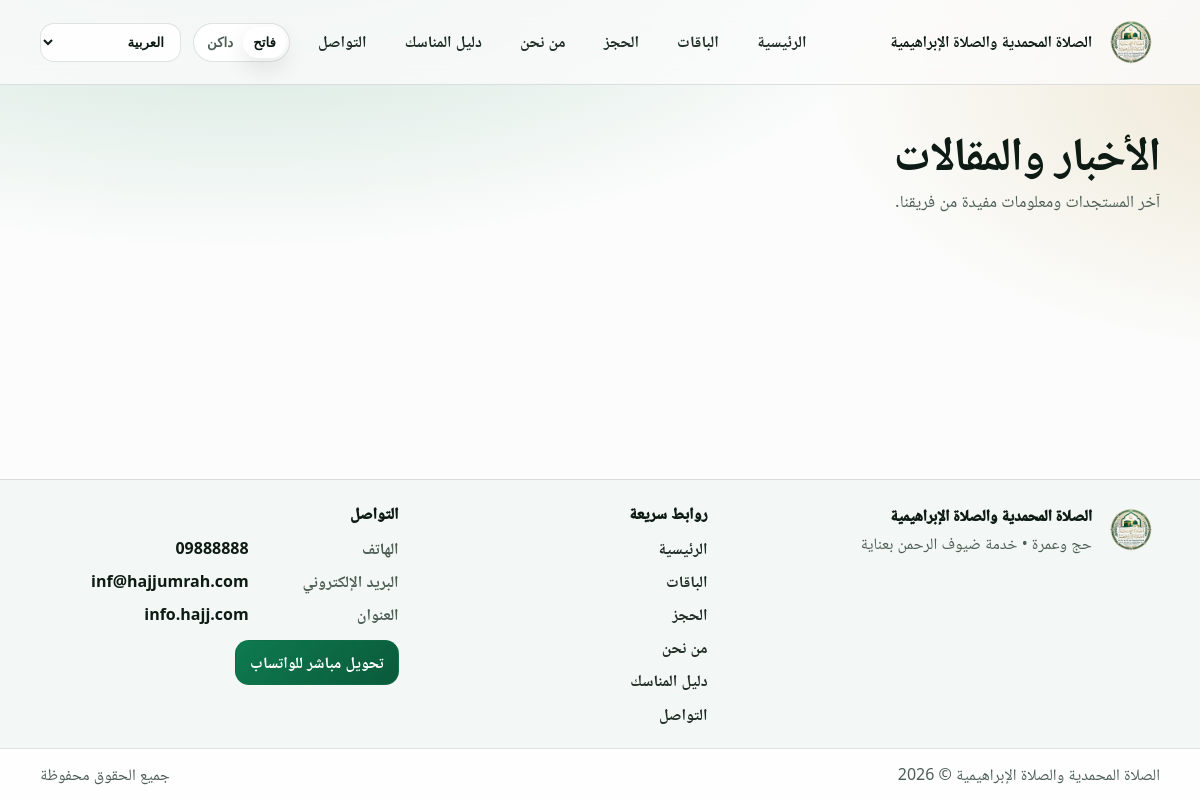
The page /articles on the database its author committed.
### app/models.py (models this page shows)
class SiteConfig(db.Model):
    __tablename__ = "site_config"
    id = db.Column(db.Integer, primary_key=True)
    logo_filename = db.Column(db.String(255), nullable=False, default="logo.svg")
    hero_bg_filename = db.Column(db.String(255), nullable=False, default="hero_default.svg")
    site_name_ar = db.Column(
        db.String(255),
        nullable=False,
        default="الصلاة المحمدية والصلاة الإبراهيمية",
    )
    site_name_en = db.Column(
        db.String(255),
        nullable=False,
        default="Al-Salat Al-Muhammadiya & Al-Salat Al-Ibrahimiya",
    )
    site_name_ku = db.Column(
        db.String(255),
        nullable=False,
        default="الصلاة المحمدية والصلاة الإبراهيمية",
    )
    updated_at = db.Column(
        db.DateTime, default=datetime.utcnow, onupdate=datetime.utcnow, nullable=False
    )

class SocialSetting(db.Model):
    __tablename__ = "social_settings"
    id = db.Column(db.Integer, primary_key=True)
    key = db.Column(db.String(60), unique=True, nullable=False)
    value = db.Column(db.String(600), nullable=False, default="")
    updated_at = db.Column(
        db.DateTime, default=datetime.utcnow, onupdate=datetime.utcnow, nullable=False
    )

### app/public_routes.py (the view)
@public_bp.get("/articles")
def articles_list():
    locale = get_locale()
    articles = Article.query.order_by(Article.created_at.desc()).all()
    return render_template(
        "articles.html",
        locale=locale,
        is_rtl=locale in RTL_LANGS,
        articles=articles,
    )

### app/i18n.py (called while the page is built)
def get_locale():
    lang = session.get("lang")
    if lang in current_app.config.get("SUPPORTED_LANGS", ()):
        return lang
    accept = request.accept_languages.best_match(current_app.config.get("SUPPORTED_LANGS"))
    return accept or current_app.config.get("DEFAULT_LANG", "ar")

def t(key: str) -> str:
    lang = getattr(g, "locale", current_app.config.get("DEFAULT_LANG", "ar"))
    return TRANSLATIONS.get(lang, {}).get(key) or TRANSLATIONS["en"].get(key) or key

def inject_i18n(app):
    @app.before_request
    def _set_locale():
        g.locale = get_locale()
        g.is_rtl = g.locale in RTL_LANGS
    @app.context_processor
    def _ctx():
        return {
            "t": t,
            "locale": getattr(g, "locale", app.config.get("DEFAULT_LANG", "ar")),
            "is_rtl": getattr(g, "is_rtl", True),
            "supported_langs": app.config.get("SUPPORTED_LANGS", ("ar", "en", "ku")),
            "rtl_langs": RTL_LANGS,
        }

### app/templates/articles.html (shortened to what this page needs)
{% extends "base.html" %}
{% block content %}
  <section class="page-head">
    <div class="container">
      <h1 class="h1">{{ t('articles_title') }}</h1>
      <p class="lead">{{ t('articles_subtitle_public') }}</p>
    </div>
  </section>
  <section class="section">
  </section>
{% endblock %}

### app/templates/base.html (shortened to what this page needs)
<!doctype html>
<html lang="{{ locale }}" dir="{{ 'rtl' if is_rtl else 'ltr' }}" data-theme="light">
  <head>
    <link rel="stylesheet" href="{{ url_for('static', filename='css/styles.css') }}" />
  </head>
  <body>
    <header class="site-header">
      <div class="container header-row">
        <a class="brand" href="{{ url_for('public.home') }}">
          <div class="brand-mark" aria-hidden="true">
            <img class="brand-logo" src="{{ url_for('static', filename='uploads/' + (current_logo_filename or 'logo.png')) }}" alt="Logo" />
          </div>
          <div class="brand-text">
            <div class="brand-title">{{ current_site_name }}</div>
          </div>
        </a>
        <nav id="siteNav" class="nav" aria-label="Primary">
          <a class="nav-link" href="{{ url_for('public.home') }}">{{ t('nav_home') }}</a>
          <a class="nav-link" href="{{ url_for('public.packages') }}">{{ t('nav_packages') }}</a>
          <a class="nav-link" href="{{ url_for('public.booking') }}">{{ t('nav_booking') }}</a>
          <a class="nav-link" href="{{ url_for('public.about') }}">{{ t('nav_about') }}</a>
          <a class="nav-link" href="{{ url_for('public.guide') }}">{{ t('nav_guide') }}</a>
          <a class="nav-link" href="{{ url_for('public.contact') }}">{{ t('nav_contact') }}</a>
        </nav>
        <div class="header-actions">
          <div class="segmented theme-segmented" role="group" aria-label="Theme">
            <button class="segmented-btn" type="button" data-theme-btn="light">{{ t('theme_light') }}</button>
            <button class="segmented-btn" type="button" data-theme-btn="dark">{{ t('theme_dark') }}</button>
          </div>
          <label class="select lang-desktop">
            <select id="langSelect" class="select-control">
              <option value="ar" {% if locale == 'ar' %}selected{% endif %}>{{ t('lang_ar') }}</option>
            </select>
          </label>
        </div>
      </div>
    </header>
    <main>
      {% block content %}{% endblock %}
    </main>
    <footer class="site-footer">
      <div class="container footer-grid">
        <div class="footer-brand">
          <div class="footer-brand-row">
            <div class="footer-mark" aria-hidden="true">
              <img class="footer-logo" src="{{ url_for('static', filename='uploads/' + (current_logo_filename or 'logo.png')) }}" alt="Logo" />
            </div>
            <div>
              <div class="footer-title">{{ current_site_name }}</div>
              <div class="footer-tagline">{{ t('footer_tagline') }}</div>
            </div>
          </div>
        </div>
        <div class="footer-col">
          <div class="footer-head">{{ t('footer_quick_links') }}</div>
          <div class="footer-links">
            <a class="footer-link" href="{{ url_for('public.home') }}">{{ t('nav_home') }}</a>
            <a class="footer-link" href="{{ url_for('public.packages') }}">{{ t('nav_packages') }}</a>
            <a class="footer-link" href="{{ url_for('public.booking') }}">{{ t('nav_booking') }}</a>
            <a class="footer-link" href="{{ url_for('public.about') }}">{{ t('nav_about') }}</a>
            <a class="footer-link" href="{{ url_for('public.guide') }}">{{ t('nav_guide') }}</a>
            <a class="footer-link" href="{{ url_for('public.contact') }}">{{ t('nav_contact') }}</a>
          </div>
        </div>
        <div class="footer-col">
          <div class="footer-head">{{ t('footer_contact') }}</div>
          <div class="footer-meta">
            {% if company_contact.phone %}
              <div class="footer-meta-row">
                <div class="footer-meta-label">{{ t('footer_phone') }}</div>
                <a class="footer-meta-value" href="tel:{{ company_contact.phone }}">{{ company_contact.phone }}</a>
              </div>
            {% endif %}
            {% if company_contact.email %}
              <div class="footer-meta-row">
                <div class="footer-meta-label">{{ t('footer_email') }}</div>
                <a class="footer-meta-value" href="mailto:{{ company_contact.email }}">{{ company_contact.email }}</a>
              </div>
            {% endif %}
            {% if company_contact.address %}
              <div class="footer-meta-row">
                <div class="footer-meta-label">{{ t('footer_address') }}</div>
                <div class="footer-meta-value">{{ company_contact.address }}</div>
              </div>
            {% endif %}
          </div>
          <div class="footer-actions">
            {% if whatsapp_support_url %}
              <a class="btn btn-primary footer-whatsapp" href="{{ whatsapp_support_url }}" target="_blank" rel="noopener">{{ t('direct_whatsapp_button') }}</a>
            {% endif %}
          </div>
        </div>
      </div>
      <div class="footer-bottom">
        <div class="container footer-bottom-row">
          <div class="muted">{{ current_site_name }} © {{ current_year }}</div>
          <div class="muted">{{ t('footer_rights') }}</div>
        </div>
      </div>
    </footer>
  </body>
</html>

### rows shown on the page
SiteConfig: logo_filename (picture), site_name_ar "الصلاة المحمدية والصلاة الإبراهيمية"
SocialSetting: phone "09888888"
SocialSetting: email "inf@hajjumrah.com"
SocialSetting: address "info.hajj.com"

### other values the page prints
{{ t('nav_home') }} "الرئيسية"
{{ t('nav_packages') }} "الباقات"
{{ t('nav_booking') }} "الحجز"
{{ t('nav_about') }} "من نحن"
{{ t('nav_guide') }} "دليل المناسك"
{{ t('nav_contact') }} "التواصل"
{{ t('theme_light') }} "فاتح"
{{ t('theme_dark') }} "داكن"
{{ t('articles_title') }} "الأخبار والمقالات"
{{ t('articles_subtitle_public') }} "آخر المستجدات ومعلومات مفيدة من فريقنا."
{{ t('footer_tagline') }} "حج وعمرة • خدمة ضيوف الرحمن بعناية"
{{ t('footer_quick_links') }} "روابط سريعة"
{{ t('footer_contact') }} "التواصل"
{{ t('footer_phone') }} "الهاتف"
{{ t('footer_email') }} "البريد الإلكتروني"
